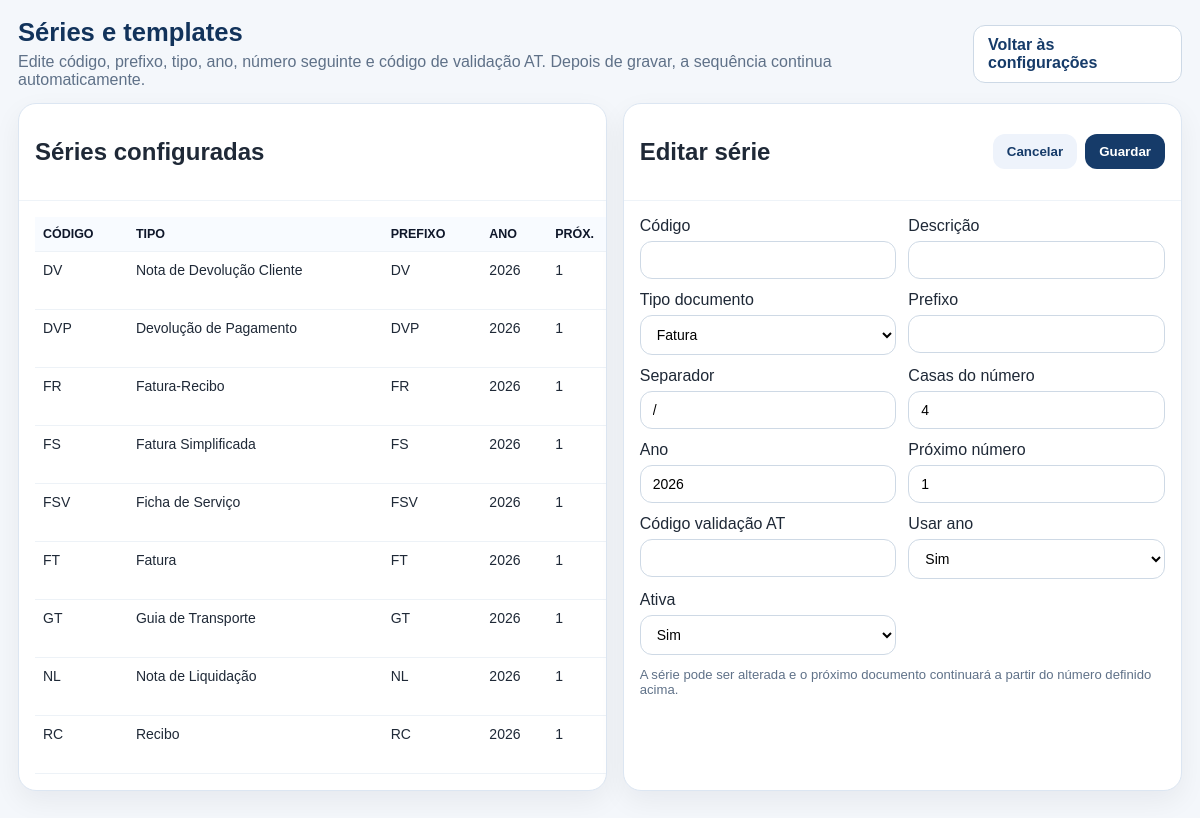
Screenshot of /configuracoes/series/ (signed in) with the database file from the repository.
### Elion/models.py (models this page shows, shortened)
class SerieDocumento(models.Model):
    TIPO_CHOICES = (
        ("FT", "Fatura"),
        ("FS", "Fatura Simplificada"),
        ("FR", "Fatura-Recibo"),
        ("RC", "Recibo"),
        ("NC", "Nota de Crédito"),
        ("ND", "Nota de Débito"),
        ("NL", "Nota de Liquidação"),
        ("DV", "Nota de Devolução Cliente"),
        ("DVP", "Devolução de Pagamento"),
        ("OR", "Orçamento"),
        ("GR", "Guia de Remessa"),
        ("GT", "Guia de Transporte"),
        ("FSV", "Ficha de Serviço"),
    )
    empresa = models.ForeignKey(Empresa, on_delete=models.CASCADE, related_name="series_documentos", null=True, blank=True)
    codigo = models.CharField("Código", max_length=10)
    descricao = models.CharField("Descrição", max_length=120)
    tipo_documento = models.CharField("Tipo de Documento", max_length=10, choices=TIPO_CHOICES, default="FT")
    prefixo_documento = models.CharField("Prefixo do Documento", max_length=20, blank=True, default="")
    usar_ano = models.BooleanField("Usar Ano", default=True)
    separador = models.CharField("Separador", max_length=5, blank=True, default="/")
    casas_numero = models.PositiveIntegerField("Casas do Número", default=4)
    ano = models.IntegerField("Ano", default=timezone.now().year)
    proximo_numero = models.PositiveIntegerField("Próximo Número", default=1)
    codigo_validacao = models.CharField("Código de Validação AT", max_length=20, blank=True, default="")
    ativa = models.BooleanField("Ativa", default=True)
    class Meta:
        verbose_name = "Série de Documento"
        verbose_name_plural = "Séries de Documentos"
        ordering = ["codigo", "ano"]
        unique_together = (("empresa", "codigo", "ano"),)

### Elion/views.py (the view)
# urls.py: path('configuracoes/series/', views.series_configuracao, name='series_configuracao'),
@login_required
def series_configuracao(request):
    empresa = _empresa_ativa(request)
    qs = SerieDocumento.objects.all()
    if empresa:
        qs = qs.filter(Q(empresa=empresa) | Q(empresa__isnull=True))
    series = []
    for s in qs.order_by("tipo_documento", "codigo", "ano"):
        s.preview = _preview_numero_serie(s)
        series.append(s)
    return render(request, "Elion/series_configuracao.html", {"series": series, "empresa_ativa": empresa})

### Elion/views.py (called while the page is built, shortened)
def _empresa_ativa(request):
    empresas = list(_empresas_usuario(request))
    if not empresas:
        return None
    empresa_id = request.session.get("empresa_ativa_id")
    if empresa_id:
        for empresa in empresas:
            if str(empresa.id) == str(empresa_id):
                return empresa
    return empresas[0]

def _empresas_usuario(request):
    try:
        user = getattr(request, "user", None)
        username = (getattr(user, "username", "") or "").strip().casefold()
        if username == "maia" or getattr(user, "is_superuser", False) or getattr(user, "is_staff", False):
            return Empresa.objects.all().order_by("nome")
    except Exception:
        pass
    return Empresa.objects.all().order_by("nome")

def _todas_rotinas_permissoes():
    rotinas = [rotina for rotina, _, _ in ROTINAS_PERMISSOES]
    for itens in PERMISSOES_AGREGADAS.values():
        rotinas.extend(itens)
    return list(dict.fromkeys(rotinas))

def _permissoes_padrao_total():
    return {rotina: {acao: True for acao in ACOES_PERMISSAO} for rotina in _todas_rotinas_permissoes()}

def _permissoes_usuario(request):
    user = getattr(request, "user", None)
    username = (getattr(user, "username", "") or "").strip().casefold()
    if not user or not getattr(user, "is_authenticated", False):
        return {}
    if username == "maia" or getattr(user, "is_superuser", False) or getattr(user, "is_staff", False):
        return _permissoes_padrao_total()

def _usuario_tem_permissao(request, rotina, acao="view"):
    perms = _permissoes_usuario(request)
    return bool(perms.get(rotina, {}).get(acao, False))

def _require_perm(rotina, acao="view"):
    def decorator(func):
        @wraps(func)
        def wrapper(request, *args, **kwargs):
            if not _usuario_tem_permissao(request, rotina, acao):
                return _permission_denied_response(request, rotina, acao)
            return func(request, *args, **kwargs)
        return wrapper
    return decorator

### Elion/templates/Elion/series_configuracao.html (shortened to what this page needs)
{% extends "Elion/base.html" %}
{% block content %}
<div class="page"><div class="hero"><div><h1>Séries e templates</h1><p>Edite código, prefixo, tipo, ano, número seguinte e código de validação AT. Depois de gravar, a sequência continua automaticamente.</p></div><a class="btn btn-outline" href="{% url 'configuracoes_sistema' %}">Voltar às configurações</a></div><div class="grid"><div class="panel"><div class="panel-head"><h2>Séries configuradas</h2></div><div class="panel-body">{% if series %}<table class="table"><thead><tr><th>Código</th><th>Tipo</th><th>Prefixo</th><th>Ano</th><th>Próx.</th></tr></thead><tbody>{% for item in series %}<tr><td>{{ item.codigo }}</td><td>{{ item.get_tipo_documento_display }}</td><td>{{ item.prefixo_documento }}</td><td>{{ item.ano }}</td><td>{{ item.proximo_numero }}</td></tr>{% endfor %}</tbody></table>{% else %}<div class="helper">Ainda não existem séries configuradas.</div>{% endif %}</div></div><div class="panel"><div class="panel-head"><h2>Editar série</h2><div style="display:flex;gap:8px;"><button type="button" class="btn btn-secondary" onclick="limparSerie()">Cancelar</button><button type="button" class="btn btn-primary" onclick="guardarSerie()">Guardar</button></div></div><div class="panel-body"><div class="form-grid"><div class="field"><label>Código</label><input id="serie-codigo"></div><div class="field"><label>Descrição</label><input id="serie-descricao"></div><div class="field"><label>Tipo documento</label><select id="serie-tipo"><option value="FT">Fatura</option></select></div><div class="field"><label>Prefixo</label><input id="serie-prefixo"></div><div class="field"><label>Separador</label><input id="serie-separador" value="/"></div><div class="field"><label>Casas do número</label><input id="serie-casas" type="number" value="4"></div><div class="field"><label>Ano</label><input id="serie-ano" type="number" value="2026"></div><div class="field"><label>Próximo número</label><input id="serie-proximo" type="number" value="1"></div><div class="field"><label>Código validação AT</label><input id="serie-validacao"></div><div class="field"><label>Usar ano</label><select id="serie-usar-ano"><option value="1">Sim</option></select></div><div class="field"><label>Ativa</label><select id="serie-ativa"><option value="1">Sim</option></select></div></div><div class="helper" style="margin-top:12px;">A série pode ser alterada e o próximo documento continuará a partir do número definido acima.</div></div></div></div></div>
{% endblock %}

### Elion/templates/Elion/base.html (shortened to what this page needs)
{% load static %}
<!DOCTYPE html>
<html lang="pt">
<head>
    <link rel="stylesheet" href="{% static 'Elion/css/style.css' %}">
</head>
<body>
    {% block content %}{% endblock %}
</body>
</html>

### Elion/static/Elion/css/style.css (style rules this page uses)
:root { --blue-900:#0b3a78; --blue-800:#114d9b; --blue-700:#1560bd; --blue-600:#1f6fd6; --blue-100:#eaf2ff; --bg:#f4f7fb; --white:#ffffff; --text:#1f2937; --muted:#6b7280; --border:#dbe3ef; --success:#198754; --warning:#f59e0b; --danger:#dc3545; --shadow:0 8px 24px rgba(15, 23, 42, 0.08); --radius:16px; }
* { box-sizing:border-box; }
body { margin:0; font-family:Arial, Helvetica, sans-serif; background:var(--bg); color:var(--text); }
.btn { border:none; border-radius:12px; padding:8px 12px; cursor:pointer; font-weight:600; transition:.2s; text-decoration:none; display:inline-flex; align-items:center; justify-content:center; }
.btn-primary { background:var(--blue-700); color:#fff; }
.btn-secondary { background:#eef2f7; color:var(--text); }
.btn-outline { background:#fff; border:1px solid var(--border); color:var(--text); }
.form-grid { display:grid; gap:16px; }
input, select { width:100%; min-height:36px; border:1px solid var(--border); border-radius:12px; padding:8px 10px; outline:none; background:#fff; font-size:14px; }
.table { width:100%; border-collapse:collapse; min-width:900px; }
.table th, .table td { border-bottom:1px solid var(--border); padding:12px 10px; text-align:left; font-size:14px; vertical-align:top; }
.table thead th { background:#f8fbff; color:#0f172a; font-weight:700; position:sticky; top:0; }

### Elion/templates/Elion/series_configuracao.html (style rules this page uses)
.page { max-width:1300px;margin:18px auto;padding:0 18px 24px }
.hero { display:flex;justify-content:space-between;gap:16px;align-items:center;margin-bottom:14px }
.hero h1 { margin:0;font-size:1.6rem;color:#12335b }
.hero p { margin:6px 0 0;color:#5f7188 }
.grid { display:grid;grid-template-columns:1fr .95fr;gap:16px }
.panel { background:#fff;border:1px solid #dce6f2;border-radius:18px;box-shadow:0 10px 28px rgba(15,23,42,.06);overflow:hidden }
.panel-head { padding:14px 16px;border-bottom:1px solid #eef3f8;display:flex;justify-content:space-between;align-items:center }
.panel-body { padding:16px }
.table { width:100%;border-collapse:collapse }
.table th,.table td { padding:10px 8px;border-bottom:1px solid #edf2f7;text-align:left }
.table th { font-size:.78rem;text-transform:uppercase;color:#5f7188 }
.btn { border:none;border-radius:12px;padding:10px 14px;font-weight:700;cursor:pointer;text-decoration:none;display:inline-flex;align-items:center;justify-content:center;gap:8px }
.btn-primary { background:#163b69;color:#fff }
.btn-secondary { background:#eef3fb;color:#163b69 }
.btn-outline { background:#fff;border:1px solid #cdd9e6;color:#163b69 }
.form-grid { display:grid;grid-template-columns:repeat(2,minmax(0,1fr));gap:12px }
.field { display:flex;flex-direction:column;gap:6px }
input,select { width:100%;border:1px solid #ced9e5;border-radius:12px;padding:10px 12px }
.helper { font-size:.82rem;color:#5f7188 }

### rows the page displays
SerieDocumento: codigo "DV", tipo_documento "Nota de Devolução Cliente", prefixo_documento "DV", ano "2026", proximo_numero "1"
SerieDocumento: codigo "DVP", tipo_documento "Devolução de Pagamento", prefixo_documento "DVP", ano "2026", proximo_numero "1"
SerieDocumento: codigo "FR", tipo_documento "Fatura-Recibo", prefixo_documento "FR", ano "2026", proximo_numero "1"
SerieDocumento: codigo "FS", tipo_documento "Fatura Simplificada", prefixo_documento "FS", ano "2026", proximo_numero "1"
SerieDocumento: codigo "FSV", tipo_documento "Ficha de Serviço", prefixo_documento "FSV", ano "2026", proximo_numero "1"
SerieDocumento: codigo "FT", tipo_documento "Fatura", prefixo_documento "FT", ano "2026", proximo_numero "1"
SerieDocumento: codigo "GT", tipo_documento "Guia de Transporte", prefixo_documento "GT", ano "2026", proximo_numero "1"
SerieDocumento: codigo "NL", tipo_documento "Nota de Liquidação", prefixo_documento "NL", ano "2026", proximo_numero "1"
SerieDocumento: codigo "RC", tipo_documento "Recibo", prefixo_documento "RC", ano "2026", proximo_numero "1"
